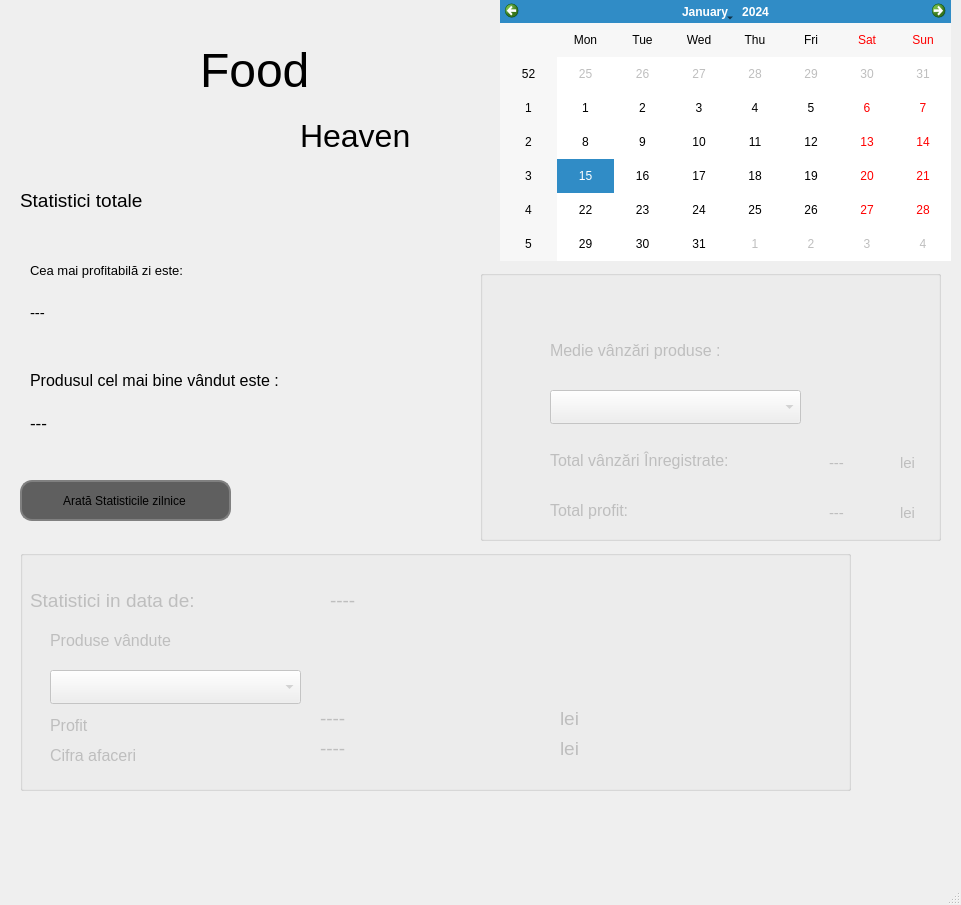
<?xml version="1.0" encoding="UTF-8"?>
<ui version="4.0">
 <class>StatisticsMenu</class>
 <widget class="QMainWindow" name="StatisticsMenu">
  <property name="geometry">
   <rect>
    <x>0</x>
    <y>0</y>
    <width>961</width>
    <height>905</height>
   </rect>
  </property>
  <property name="minimumSize">
   <size>
    <width>961</width>
    <height>905</height>
   </size>
  </property>
  <property name="maximumSize">
   <size>
    <width>961</width>
    <height>905</height>
   </size>
  </property>
  <property name="windowTitle">
   <string>Meniu statistici</string>
  </property>
  <widget class="QWidget" name="centralwidget">
   <widget class="QLabel" name="label_5">
    <property name="geometry">
     <rect>
      <x>40</x>
      <y>10</y>
      <width>221</width>
      <height>141</height>
     </rect>
    </property>
    <property name="text">
     <string/>
    </property>
    <property name="pixmap">
     <pixmap resource="../resouces.qrc">:/assets/hamburger_logo.png</pixmap>
    </property>
   </widget>
   <widget class="QLabel" name="label_7">
    <property name="geometry">
     <rect>
      <x>300</x>
      <y>100</y>
      <width>181</width>
      <height>71</height>
     </rect>
    </property>
    <property name="font">
     <font>
      <pointsize>24</pointsize>
     </font>
    </property>
    <property name="text">
     <string>Heaven</string>
    </property>
   </widget>
   <widget class="QLabel" name="label_6">
    <property name="geometry">
     <rect>
      <x>200</x>
      <y>-20</y>
      <width>231</width>
      <height>181</height>
     </rect>
    </property>
    <property name="font">
     <font>
      <pointsize>36</pointsize>
     </font>
    </property>
    <property name="text">
     <string>Food</string>
    </property>
   </widget>
   <widget class="QCalendarWidget" name="calendarWidget">
    <property name="geometry">
     <rect>
      <x>500</x>
      <y>0</y>
      <width>451</width>
      <height>261</height>
     </rect>
    </property>
   </widget>
   <widget class="QLabel" name="label">
    <property name="geometry">
     <rect>
      <x>30</x>
      <y>230</y>
      <width>251</width>
      <height>81</height>
     </rect>
    </property>
    <property name="font">
     <font>
      <pointsize>10</pointsize>
     </font>
    </property>
    <property name="text">
     <string>Cea mai profitabilă zi este:</string>
    </property>
   </widget>
   <widget class="QLabel" name="label_2">
    <property name="geometry">
     <rect>
      <x>30</x>
      <y>340</y>
      <width>411</width>
      <height>81</height>
     </rect>
    </property>
    <property name="font">
     <font>
      <pointsize>12</pointsize>
     </font>
    </property>
    <property name="text">
     <string>Produsul cel mai bine vândut este :</string>
    </property>
   </widget>
   <widget class="QLabel" name="label_3">
    <property name="geometry">
     <rect>
      <x>20</x>
      <y>160</y>
      <width>251</width>
      <height>81</height>
     </rect>
    </property>
    <property name="font">
     <font>
      <pointsize>14</pointsize>
     </font>
    </property>
    <property name="text">
     <string>Statistici totale</string>
    </property>
   </widget>
   <widget class="QLabel" name="label_most_profitable_day">
    <property name="geometry">
     <rect>
      <x>30</x>
      <y>300</y>
      <width>481</width>
      <height>26</height>
     </rect>
    </property>
    <property name="font">
     <font>
      <pointsize>11</pointsize>
     </font>
    </property>
    <property name="text">
     <string>---</string>
    </property>
   </widget>
   <widget class="QLabel" name="label_most_sold_prod">
    <property name="geometry">
     <rect>
      <x>30</x>
      <y>410</y>
      <width>481</width>
      <height>26</height>
     </rect>
    </property>
    <property name="font">
     <font>
      <pointsize>13</pointsize>
     </font>
    </property>
    <property name="text">
     <string>---</string>
    </property>
   </widget>
   <widget class="QPushButton" name="pushButton_show_daily_stats">
    <property name="geometry">
     <rect>
      <x>20</x>
      <y>480</y>
      <width>211</width>
      <height>41</height>
     </rect>
    </property>
    <property name="styleSheet">
     <string notr="true">QPushButton{
background:#5F5F5F;
border: 2px solid gray;
border-radius:12px;
padding:10 10 10 8px;

}
QPushButton::pressed{
border: 3px solid black;
}
QPushButton::hover{
 background-color: #B8B8B8;
 color: 	black;
}</string>
    </property>
    <property name="text">
     <string>Arată Statisticile zilnice</string>
    </property>
   </widget>
   <widget class="QGroupBox" name="groupBox_daily_stats">
    <property name="enabled">
     <bool>false</bool>
    </property>
    <property name="geometry">
     <rect>
      <x>20</x>
      <y>550</y>
      <width>831</width>
      <height>241</height>
     </rect>
    </property>
    <property name="title">
     <string/>
    </property>
    <widget class="QLabel" name="label_8">
     <property name="geometry">
      <rect>
       <x>30</x>
       <y>50</y>
       <width>411</width>
       <height>81</height>
      </rect>
     </property>
     <property name="font">
      <font>
       <pointsize>12</pointsize>
      </font>
     </property>
     <property name="text">
      <string>Produse vândute</string>
     </property>
    </widget>
    <widget class="QComboBox" name="comboBox_sold_products">
     <property name="geometry">
      <rect>
       <x>30</x>
       <y>120</y>
       <width>251</width>
       <height>34</height>
      </rect>
     </property>
     <property name="styleSheet">
      <string notr="true">QListView::item:selected {
      border: 1px solid #6a6ea9;
  }

  QListView::item:selected:!active {
      background: qlineargradient(x1: 0, y1: 0, x2: 0, y2: 1,
                                  stop: 0 #ABAFE5, stop: 1 #8588B2);
  }

  QListView::item:selected:active {
      background: qlineargradient(x1: 0, y1: 0, x2: 0, y2: 1,
                                  stop: 0 #6a6ea9, stop: 1 #888dd9);
  }

  QListView::item:hover {
      background: qlineargradient(x1: 0, y1: 0, x2: 0, y2: 1,
                                  stop: 0 #FAFBFE, stop: 1 #DCDEF1);
  }</string>
     </property>
    </widget>
    <widget class="QLabel" name="label_statistic_date">
     <property name="geometry">
      <rect>
       <x>310</x>
       <y>10</y>
       <width>261</width>
       <height>81</height>
      </rect>
     </property>
     <property name="font">
      <font>
       <pointsize>14</pointsize>
      </font>
     </property>
     <property name="text">
      <string>----</string>
     </property>
    </widget>
    <widget class="QLabel" name="label_11">
     <property name="geometry">
      <rect>
       <x>10</x>
       <y>10</y>
       <width>261</width>
       <height>81</height>
      </rect>
     </property>
     <property name="font">
      <font>
       <pointsize>14</pointsize>
      </font>
     </property>
     <property name="text">
      <string>Statistici in data de:</string>
     </property>
    </widget>
    <widget class="QLabel" name="label_12">
     <property name="geometry">
      <rect>
       <x>30</x>
       <y>160</y>
       <width>91</width>
       <height>31</height>
      </rect>
     </property>
     <property name="font">
      <font>
       <pointsize>12</pointsize>
      </font>
     </property>
     <property name="text">
      <string>Profit</string>
     </property>
    </widget>
    <widget class="QLabel" name="label_profit">
     <property name="geometry">
      <rect>
       <x>300</x>
       <y>160</y>
       <width>231</width>
       <height>17</height>
      </rect>
     </property>
     <property name="font">
      <font>
       <pointsize>14</pointsize>
      </font>
     </property>
     <property name="text">
      <string>----</string>
     </property>
    </widget>
    <widget class="QLabel" name="label_14">
     <property name="geometry">
      <rect>
       <x>540</x>
       <y>160</y>
       <width>71</width>
       <height>17</height>
      </rect>
     </property>
     <property name="font">
      <font>
       <pointsize>14</pointsize>
      </font>
     </property>
     <property name="text">
      <string>lei</string>
     </property>
    </widget>
    <widget class="QLabel" name="label_13">
     <property name="geometry">
      <rect>
       <x>30</x>
       <y>190</y>
       <width>101</width>
       <height>31</height>
      </rect>
     </property>
     <property name="font">
      <font>
       <pointsize>12</pointsize>
      </font>
     </property>
     <property name="text">
      <string>Cifra afaceri</string>
     </property>
    </widget>
    <widget class="QLabel" name="label_cifra_afaceri">
     <property name="geometry">
      <rect>
       <x>300</x>
       <y>190</y>
       <width>231</width>
       <height>17</height>
      </rect>
     </property>
     <property name="font">
      <font>
       <pointsize>14</pointsize>
      </font>
     </property>
     <property name="text">
      <string>----</string>
     </property>
    </widget>
    <widget class="QLabel" name="label_15">
     <property name="geometry">
      <rect>
       <x>540</x>
       <y>190</y>
       <width>71</width>
       <height>17</height>
      </rect>
     </property>
     <property name="font">
      <font>
       <pointsize>14</pointsize>
      </font>
     </property>
     <property name="text">
      <string>lei</string>
     </property>
    </widget>
   </widget>
   <widget class="QGroupBox" name="groupBox">
    <property name="enabled">
     <bool>false</bool>
    </property>
    <property name="geometry">
     <rect>
      <x>480</x>
      <y>270</y>
      <width>461</width>
      <height>271</height>
     </rect>
    </property>
    <property name="title">
     <string/>
    </property>
    <widget class="QLabel" name="label_lei1">
     <property name="geometry">
      <rect>
       <x>420</x>
       <y>180</y>
       <width>80</width>
       <height>26</height>
      </rect>
     </property>
     <property name="font">
      <font>
       <pointsize>11</pointsize>
      </font>
     </property>
     <property name="text">
      <string>lei</string>
     </property>
    </widget>
    <widget class="QLabel" name="label_most_profitable_day_3">
     <property name="geometry">
      <rect>
       <x>349</x>
       <y>230</y>
       <width>111</width>
       <height>26</height>
      </rect>
     </property>
     <property name="font">
      <font>
       <pointsize>11</pointsize>
      </font>
     </property>
     <property name="text">
      <string>---</string>
     </property>
    </widget>
    <widget class="QLabel" name="label_10">
     <property name="geometry">
      <rect>
       <x>70</x>
       <y>200</y>
       <width>411</width>
       <height>81</height>
      </rect>
     </property>
     <property name="font">
      <font>
       <pointsize>12</pointsize>
      </font>
     </property>
     <property name="text">
      <string>Total profit:</string>
     </property>
    </widget>
    <widget class="QLabel" name="label_lei2">
     <property name="geometry">
      <rect>
       <x>420</x>
       <y>230</y>
       <width>80</width>
       <height>26</height>
      </rect>
     </property>
     <property name="font">
      <font>
       <pointsize>11</pointsize>
      </font>
     </property>
     <property name="text">
      <string>lei</string>
     </property>
    </widget>
    <widget class="QLabel" name="label_most_profitable_day_2">
     <property name="geometry">
      <rect>
       <x>349</x>
       <y>180</y>
       <width>111</width>
       <height>26</height>
      </rect>
     </property>
     <property name="font">
      <font>
       <pointsize>11</pointsize>
      </font>
     </property>
     <property name="text">
      <string>---</string>
     </property>
    </widget>
    <widget class="QLabel" name="label_4">
     <property name="geometry">
      <rect>
       <x>70</x>
       <y>40</y>
       <width>411</width>
       <height>81</height>
      </rect>
     </property>
     <property name="font">
      <font>
       <pointsize>12</pointsize>
      </font>
     </property>
     <property name="text">
      <string>Medie vânzări produse :</string>
     </property>
    </widget>
    <widget class="QLabel" name="label_9">
     <property name="geometry">
      <rect>
       <x>70</x>
       <y>150</y>
       <width>411</width>
       <height>81</height>
      </rect>
     </property>
     <property name="font">
      <font>
       <pointsize>12</pointsize>
      </font>
     </property>
     <property name="text">
      <string>Total vânzări Înregistrate:</string>
     </property>
    </widget>
    <widget class="QComboBox" name="comboBox_avergare_sales">
     <property name="geometry">
      <rect>
       <x>70</x>
       <y>120</y>
       <width>251</width>
       <height>34</height>
      </rect>
     </property>
     <property name="styleSheet">
      <string notr="true">QListView::item:selected {
      border: 1px solid #6a6ea9;
  }

  QListView::item:selected:!active {
      background: qlineargradient(x1: 0, y1: 0, x2: 0, y2: 1,
                                  stop: 0 #ABAFE5, stop: 1 #8588B2);
  }

  QListView::item:selected:active {
      background: qlineargradient(x1: 0, y1: 0, x2: 0, y2: 1,
                                  stop: 0 #6a6ea9, stop: 1 #888dd9);
  }

  QListView::item:hover {
      background: qlineargradient(x1: 0, y1: 0, x2: 0, y2: 1,
                                  stop: 0 #FAFBFE, stop: 1 #DCDEF1);
  }</string>
     </property>
    </widget>
   </widget>
  </widget>
  <widget class="QMenuBar" name="menubar">
   <property name="geometry">
    <rect>
     <x>0</x>
     <y>0</y>
     <width>961</width>
     <height>22</height>
    </rect>
   </property>
  </widget>
  <widget class="QStatusBar" name="statusbar"/>
 </widget>
 <resources>
  <include location="../resouces.qrc"/>
 </resources>
 <connections/>
</ui>
